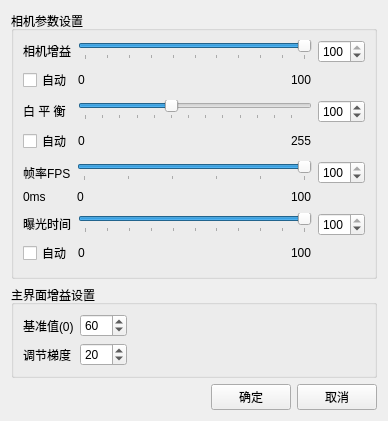
<?xml version="1.0" encoding="UTF-8"?>
<ui version="4.0">
 <class>SetCameraDlg</class>
 <widget class="QDialog" name="SetCameraDlg">
  <property name="geometry">
   <rect>
    <x>0</x>
    <y>0</y>
    <width>388</width>
    <height>421</height>
   </rect>
  </property>
  <property name="windowTitle">
   <string>相机参数设置</string>
  </property>
  <property name="windowIcon">
   <iconset resource="resource.qrc">
    <normaloff>:/image/icons/logo.ico</normaloff>:/image/icons/logo.ico</iconset>
  </property>
  <layout class="QVBoxLayout" name="verticalLayout_13">
   <item>
    <widget class="QGroupBox" name="groupBox">
     <property name="title">
      <string>相机参数设置</string>
     </property>
     <layout class="QVBoxLayout" name="verticalLayout_14">
      <item>
       <layout class="QHBoxLayout" name="horizontalLayout_2">
        <item>
         <layout class="QVBoxLayout" name="verticalLayout_2">
          <item>
           <spacer name="verticalSpacer">
            <property name="orientation">
             <enum>Qt::Vertical</enum>
            </property>
            <property name="sizeHint" stdset="0">
             <size>
              <width>20</width>
              <height>40</height>
             </size>
            </property>
           </spacer>
          </item>
          <item>
           <widget class="QLabel" name="label">
            <property name="text">
             <string>相机增益</string>
            </property>
           </widget>
          </item>
          <item>
           <spacer name="verticalSpacer_3">
            <property name="orientation">
             <enum>Qt::Vertical</enum>
            </property>
            <property name="sizeHint" stdset="0">
             <size>
              <width>20</width>
              <height>40</height>
             </size>
            </property>
           </spacer>
          </item>
          <item>
           <widget class="QCheckBox" name="checkBox_autogain">
            <property name="text">
             <string>自动</string>
            </property>
           </widget>
          </item>
          <item>
           <spacer name="verticalSpacer_4">
            <property name="orientation">
             <enum>Qt::Vertical</enum>
            </property>
            <property name="sizeHint" stdset="0">
             <size>
              <width>20</width>
              <height>40</height>
             </size>
            </property>
           </spacer>
          </item>
         </layout>
        </item>
        <item>
         <layout class="QVBoxLayout" name="verticalLayout">
          <item>
           <widget class="QSlider" name="horizontalSlider_gain">
            <property name="maximum">
             <number>100</number>
            </property>
            <property name="value">
             <number>100</number>
            </property>
            <property name="orientation">
             <enum>Qt::Horizontal</enum>
            </property>
            <property name="tickPosition">
             <enum>QSlider::TicksBelow</enum>
            </property>
            <property name="tickInterval">
             <number>10</number>
            </property>
           </widget>
          </item>
          <item>
           <layout class="QHBoxLayout" name="horizontalLayout">
            <item>
             <widget class="QLabel" name="label_2">
              <property name="text">
               <string>0</string>
              </property>
             </widget>
            </item>
            <item>
             <spacer name="horizontalSpacer">
              <property name="orientation">
               <enum>Qt::Horizontal</enum>
              </property>
              <property name="sizeHint" stdset="0">
               <size>
                <width>40</width>
                <height>20</height>
               </size>
              </property>
             </spacer>
            </item>
            <item>
             <widget class="QLabel" name="label_3">
              <property name="text">
               <string>100</string>
              </property>
             </widget>
            </item>
           </layout>
          </item>
         </layout>
        </item>
        <item>
         <layout class="QVBoxLayout" name="verticalLayout_3">
          <item>
           <widget class="QSpinBox" name="spinBox_gain">
            <property name="minimum">
             <number>0</number>
            </property>
            <property name="maximum">
             <number>100</number>
            </property>
            <property name="value">
             <number>100</number>
            </property>
           </widget>
          </item>
          <item>
           <spacer name="verticalSpacer_2">
            <property name="orientation">
             <enum>Qt::Vertical</enum>
            </property>
            <property name="sizeHint" stdset="0">
             <size>
              <width>20</width>
              <height>40</height>
             </size>
            </property>
           </spacer>
          </item>
         </layout>
        </item>
       </layout>
      </item>
      <item>
       <layout class="QHBoxLayout" name="horizontalLayout_3">
        <item>
         <layout class="QVBoxLayout" name="verticalLayout_4">
          <item>
           <spacer name="verticalSpacer_5">
            <property name="orientation">
             <enum>Qt::Vertical</enum>
            </property>
            <property name="sizeHint" stdset="0">
             <size>
              <width>20</width>
              <height>40</height>
             </size>
            </property>
           </spacer>
          </item>
          <item>
           <widget class="QLabel" name="label_4">
            <property name="text">
             <string>白 平 衡</string>
            </property>
           </widget>
          </item>
          <item>
           <spacer name="verticalSpacer_6">
            <property name="orientation">
             <enum>Qt::Vertical</enum>
            </property>
            <property name="sizeHint" stdset="0">
             <size>
              <width>20</width>
              <height>40</height>
             </size>
            </property>
           </spacer>
          </item>
          <item>
           <widget class="QCheckBox" name="checkBox_autowbalance">
            <property name="text">
             <string>自动</string>
            </property>
           </widget>
          </item>
          <item>
           <spacer name="verticalSpacer_7">
            <property name="orientation">
             <enum>Qt::Vertical</enum>
            </property>
            <property name="sizeHint" stdset="0">
             <size>
              <width>20</width>
              <height>40</height>
             </size>
            </property>
           </spacer>
          </item>
         </layout>
        </item>
        <item>
         <layout class="QVBoxLayout" name="verticalLayout_5">
          <item>
           <widget class="QSlider" name="horizontalSlider_whitebalance">
            <property name="maximum">
             <number>255</number>
            </property>
            <property name="value">
             <number>100</number>
            </property>
            <property name="orientation">
             <enum>Qt::Horizontal</enum>
            </property>
            <property name="tickPosition">
             <enum>QSlider::TicksBelow</enum>
            </property>
            <property name="tickInterval">
             <number>20</number>
            </property>
           </widget>
          </item>
          <item>
           <layout class="QHBoxLayout" name="horizontalLayout_4">
            <item>
             <widget class="QLabel" name="label_5">
              <property name="text">
               <string>0</string>
              </property>
             </widget>
            </item>
            <item>
             <spacer name="horizontalSpacer_2">
              <property name="orientation">
               <enum>Qt::Horizontal</enum>
              </property>
              <property name="sizeHint" stdset="0">
               <size>
                <width>40</width>
                <height>20</height>
               </size>
              </property>
             </spacer>
            </item>
            <item>
             <widget class="QLabel" name="label_6">
              <property name="text">
               <string>255</string>
              </property>
             </widget>
            </item>
           </layout>
          </item>
         </layout>
        </item>
        <item>
         <layout class="QVBoxLayout" name="verticalLayout_6">
          <item>
           <widget class="QSpinBox" name="spinBox_wbalance">
            <property name="minimum">
             <number>0</number>
            </property>
            <property name="maximum">
             <number>255</number>
            </property>
            <property name="value">
             <number>100</number>
            </property>
           </widget>
          </item>
          <item>
           <spacer name="verticalSpacer_8">
            <property name="orientation">
             <enum>Qt::Vertical</enum>
            </property>
            <property name="sizeHint" stdset="0">
             <size>
              <width>20</width>
              <height>40</height>
             </size>
            </property>
           </spacer>
          </item>
         </layout>
        </item>
       </layout>
      </item>
      <item>
       <layout class="QHBoxLayout" name="horizontalLayout_9">
        <item>
         <layout class="QVBoxLayout" name="verticalLayout_10">
          <item>
           <spacer name="verticalSpacer_14">
            <property name="orientation">
             <enum>Qt::Vertical</enum>
            </property>
            <property name="sizeHint" stdset="0">
             <size>
              <width>20</width>
              <height>40</height>
             </size>
            </property>
           </spacer>
          </item>
          <item>
           <widget class="QLabel" name="label_12">
            <property name="text">
             <string>帧率FPS</string>
            </property>
           </widget>
          </item>
          <item>
           <spacer name="verticalSpacer_15">
            <property name="orientation">
             <enum>Qt::Vertical</enum>
            </property>
            <property name="sizeHint" stdset="0">
             <size>
              <width>20</width>
              <height>40</height>
             </size>
            </property>
           </spacer>
          </item>
          <item>
           <widget class="QLabel" name="label_framerate">
            <property name="text">
             <string>0ms</string>
            </property>
           </widget>
          </item>
          <item>
           <spacer name="verticalSpacer_13">
            <property name="orientation">
             <enum>Qt::Vertical</enum>
            </property>
            <property name="sizeHint" stdset="0">
             <size>
              <width>20</width>
              <height>40</height>
             </size>
            </property>
           </spacer>
          </item>
         </layout>
        </item>
        <item>
         <layout class="QVBoxLayout" name="verticalLayout_11">
          <item>
           <widget class="QSlider" name="horizontalSlider_framerate">
            <property name="maximum">
             <number>100</number>
            </property>
            <property name="value">
             <number>100</number>
            </property>
            <property name="orientation">
             <enum>Qt::Horizontal</enum>
            </property>
            <property name="tickPosition">
             <enum>QSlider::TicksBelow</enum>
            </property>
            <property name="tickInterval">
             <number>20</number>
            </property>
           </widget>
          </item>
          <item>
           <layout class="QHBoxLayout" name="horizontalLayout_10">
            <item>
             <widget class="QLabel" name="label_13">
              <property name="text">
               <string>0</string>
              </property>
             </widget>
            </item>
            <item>
             <spacer name="horizontalSpacer_6">
              <property name="orientation">
               <enum>Qt::Horizontal</enum>
              </property>
              <property name="sizeHint" stdset="0">
               <size>
                <width>40</width>
                <height>20</height>
               </size>
              </property>
             </spacer>
            </item>
            <item>
             <widget class="QLabel" name="label_14">
              <property name="text">
               <string>100</string>
              </property>
             </widget>
            </item>
           </layout>
          </item>
         </layout>
        </item>
        <item>
         <layout class="QVBoxLayout" name="verticalLayout_12">
          <item>
           <widget class="QSpinBox" name="spinBox_framerate">
            <property name="minimum">
             <number>0</number>
            </property>
            <property name="maximum">
             <number>100</number>
            </property>
            <property name="value">
             <number>100</number>
            </property>
           </widget>
          </item>
          <item>
           <spacer name="verticalSpacer_16">
            <property name="orientation">
             <enum>Qt::Vertical</enum>
            </property>
            <property name="sizeHint" stdset="0">
             <size>
              <width>20</width>
              <height>40</height>
             </size>
            </property>
           </spacer>
          </item>
         </layout>
        </item>
       </layout>
      </item>
      <item>
       <layout class="QHBoxLayout" name="horizontalLayout_5">
        <item>
         <layout class="QVBoxLayout" name="verticalLayout_7">
          <item>
           <spacer name="verticalSpacer_9">
            <property name="orientation">
             <enum>Qt::Vertical</enum>
            </property>
            <property name="sizeHint" stdset="0">
             <size>
              <width>20</width>
              <height>40</height>
             </size>
            </property>
           </spacer>
          </item>
          <item>
           <widget class="QLabel" name="label_7">
            <property name="text">
             <string>曝光时间</string>
            </property>
           </widget>
          </item>
          <item>
           <spacer name="verticalSpacer_10">
            <property name="orientation">
             <enum>Qt::Vertical</enum>
            </property>
            <property name="sizeHint" stdset="0">
             <size>
              <width>20</width>
              <height>40</height>
             </size>
            </property>
           </spacer>
          </item>
          <item>
           <widget class="QCheckBox" name="checkBox_autoexpoture">
            <property name="text">
             <string>自动</string>
            </property>
           </widget>
          </item>
          <item>
           <spacer name="verticalSpacer_11">
            <property name="orientation">
             <enum>Qt::Vertical</enum>
            </property>
            <property name="sizeHint" stdset="0">
             <size>
              <width>20</width>
              <height>40</height>
             </size>
            </property>
           </spacer>
          </item>
         </layout>
        </item>
        <item>
         <layout class="QVBoxLayout" name="verticalLayout_8">
          <item>
           <widget class="QSlider" name="horizontalSlider_expoture">
            <property name="maximum">
             <number>100</number>
            </property>
            <property name="value">
             <number>100</number>
            </property>
            <property name="orientation">
             <enum>Qt::Horizontal</enum>
            </property>
            <property name="tickPosition">
             <enum>QSlider::TicksBelow</enum>
            </property>
            <property name="tickInterval">
             <number>10</number>
            </property>
           </widget>
          </item>
          <item>
           <layout class="QHBoxLayout" name="horizontalLayout_6">
            <item>
             <widget class="QLabel" name="label_8">
              <property name="text">
               <string>0</string>
              </property>
             </widget>
            </item>
            <item>
             <spacer name="horizontalSpacer_3">
              <property name="orientation">
               <enum>Qt::Horizontal</enum>
              </property>
              <property name="sizeHint" stdset="0">
               <size>
                <width>40</width>
                <height>20</height>
               </size>
              </property>
             </spacer>
            </item>
            <item>
             <widget class="QLabel" name="label_9">
              <property name="text">
               <string>100</string>
              </property>
             </widget>
            </item>
           </layout>
          </item>
         </layout>
        </item>
        <item>
         <layout class="QVBoxLayout" name="verticalLayout_9">
          <item>
           <widget class="QSpinBox" name="spinBox_exposure">
            <property name="minimum">
             <number>0</number>
            </property>
            <property name="maximum">
             <number>100</number>
            </property>
            <property name="value">
             <number>100</number>
            </property>
           </widget>
          </item>
          <item>
           <spacer name="verticalSpacer_12">
            <property name="orientation">
             <enum>Qt::Vertical</enum>
            </property>
            <property name="sizeHint" stdset="0">
             <size>
              <width>20</width>
              <height>40</height>
             </size>
            </property>
           </spacer>
          </item>
         </layout>
        </item>
       </layout>
      </item>
     </layout>
    </widget>
   </item>
   <item>
    <widget class="QGroupBox" name="groupBox_2">
     <property name="title">
      <string>主界面增益设置</string>
     </property>
     <layout class="QHBoxLayout" name="horizontalLayout_8">
      <item>
       <layout class="QGridLayout" name="gridLayout">
        <item row="0" column="0">
         <widget class="QLabel" name="label_10">
          <property name="text">
           <string>基准值(0)</string>
          </property>
         </widget>
        </item>
        <item row="0" column="1">
         <widget class="QSpinBox" name="spinBox_stdvalue">
          <property name="maximum">
           <number>100</number>
          </property>
          <property name="value">
           <number>60</number>
          </property>
         </widget>
        </item>
        <item row="1" column="0">
         <widget class="QLabel" name="label_11">
          <property name="text">
           <string>调节梯度</string>
          </property>
         </widget>
        </item>
        <item row="1" column="1">
         <widget class="QSpinBox" name="spinBox_gradient">
          <property name="maximum">
           <number>100</number>
          </property>
          <property name="value">
           <number>20</number>
          </property>
         </widget>
        </item>
       </layout>
      </item>
      <item>
       <spacer name="horizontalSpacer_5">
        <property name="orientation">
         <enum>Qt::Horizontal</enum>
        </property>
        <property name="sizeHint" stdset="0">
         <size>
          <width>285</width>
          <height>20</height>
         </size>
        </property>
       </spacer>
      </item>
     </layout>
    </widget>
   </item>
   <item>
    <layout class="QHBoxLayout" name="horizontalLayout_7">
     <item>
      <spacer name="horizontalSpacer_4">
       <property name="orientation">
        <enum>Qt::Horizontal</enum>
       </property>
       <property name="sizeHint" stdset="0">
        <size>
         <width>40</width>
         <height>20</height>
        </size>
       </property>
      </spacer>
     </item>
     <item>
      <widget class="QPushButton" name="pushButton_ok">
       <property name="text">
        <string>确定</string>
       </property>
       <property name="autoDefault">
        <bool>false</bool>
       </property>
      </widget>
     </item>
     <item>
      <widget class="QPushButton" name="pushButton_cancel">
       <property name="text">
        <string>取消</string>
       </property>
       <property name="autoDefault">
        <bool>false</bool>
       </property>
      </widget>
     </item>
    </layout>
   </item>
  </layout>
 </widget>
 <resources>
  <include location="resource.qrc"/>
 </resources>
 <connections>
  <connection>
   <sender>spinBox_gain</sender>
   <signal>valueChanged(int)</signal>
   <receiver>horizontalSlider_gain</receiver>
   <slot>setValue(int)</slot>
   <hints>
    <hint type="sourcelabel">
     <x>442</x>
     <y>52</y>
    </hint>
    <hint type="destinationlabel">
     <x>327</x>
     <y>59</y>
    </hint>
   </hints>
  </connection>
  <connection>
   <sender>spinBox_wbalance</sender>
   <signal>valueChanged(int)</signal>
   <receiver>horizontalSlider_whitebalance</receiver>
   <slot>setValue(int)</slot>
   <hints>
    <hint type="sourcelabel">
     <x>442</x>
     <y>125</y>
    </hint>
    <hint type="destinationlabel">
     <x>327</x>
     <y>124</y>
    </hint>
   </hints>
  </connection>
  <connection>
   <sender>spinBox_exposure</sender>
   <signal>valueChanged(int)</signal>
   <receiver>horizontalSlider_expoture</receiver>
   <slot>setValue(int)</slot>
   <hints>
    <hint type="sourcelabel">
     <x>442</x>
     <y>289</y>
    </hint>
    <hint type="destinationlabel">
     <x>327</x>
     <y>289</y>
    </hint>
   </hints>
  </connection>
  <connection>
   <sender>pushButton_ok</sender>
   <signal>clicked()</signal>
   <receiver>SetCameraDlg</receiver>
   <slot>accept()</slot>
   <hints>
    <hint type="sourcelabel">
     <x>370</x>
     <y>470</y>
    </hint>
    <hint type="destinationlabel">
     <x>195</x>
     <y>407</y>
    </hint>
   </hints>
  </connection>
  <connection>
   <sender>pushButton_cancel</sender>
   <signal>clicked()</signal>
   <receiver>SetCameraDlg</receiver>
   <slot>reject()</slot>
   <hints>
    <hint type="sourcelabel">
     <x>451</x>
     <y>470</y>
    </hint>
    <hint type="destinationlabel">
     <x>402</x>
     <y>400</y>
    </hint>
   </hints>
  </connection>
  <connection>
   <sender>horizontalSlider_gain</sender>
   <signal>valueChanged(int)</signal>
   <receiver>spinBox_gain</receiver>
   <slot>setValue(int)</slot>
   <hints>
    <hint type="sourcelabel">
     <x>319</x>
     <y>43</y>
    </hint>
    <hint type="destinationlabel">
     <x>442</x>
     <y>47</y>
    </hint>
   </hints>
  </connection>
  <connection>
   <sender>horizontalSlider_whitebalance</sender>
   <signal>valueChanged(int)</signal>
   <receiver>spinBox_wbalance</receiver>
   <slot>setValue(int)</slot>
   <hints>
    <hint type="sourcelabel">
     <x>327</x>
     <y>124</y>
    </hint>
    <hint type="destinationlabel">
     <x>442</x>
     <y>125</y>
    </hint>
   </hints>
  </connection>
  <connection>
   <sender>horizontalSlider_expoture</sender>
   <signal>valueChanged(int)</signal>
   <receiver>spinBox_exposure</receiver>
   <slot>setValue(int)</slot>
   <hints>
    <hint type="sourcelabel">
     <x>327</x>
     <y>289</y>
    </hint>
    <hint type="destinationlabel">
     <x>442</x>
     <y>289</y>
    </hint>
   </hints>
  </connection>
  <connection>
   <sender>horizontalSlider_framerate</sender>
   <signal>valueChanged(int)</signal>
   <receiver>spinBox_framerate</receiver>
   <slot>setValue(int)</slot>
   <hints>
    <hint type="sourcelabel">
     <x>293</x>
     <y>204</y>
    </hint>
    <hint type="destinationlabel">
     <x>442</x>
     <y>204</y>
    </hint>
   </hints>
  </connection>
  <connection>
   <sender>spinBox_framerate</sender>
   <signal>valueChanged(int)</signal>
   <receiver>horizontalSlider_framerate</receiver>
   <slot>setValue(int)</slot>
   <hints>
    <hint type="sourcelabel">
     <x>455</x>
     <y>221</y>
    </hint>
    <hint type="destinationlabel">
     <x>369</x>
     <y>224</y>
    </hint>
   </hints>
  </connection>
 </connections>
</ui>
